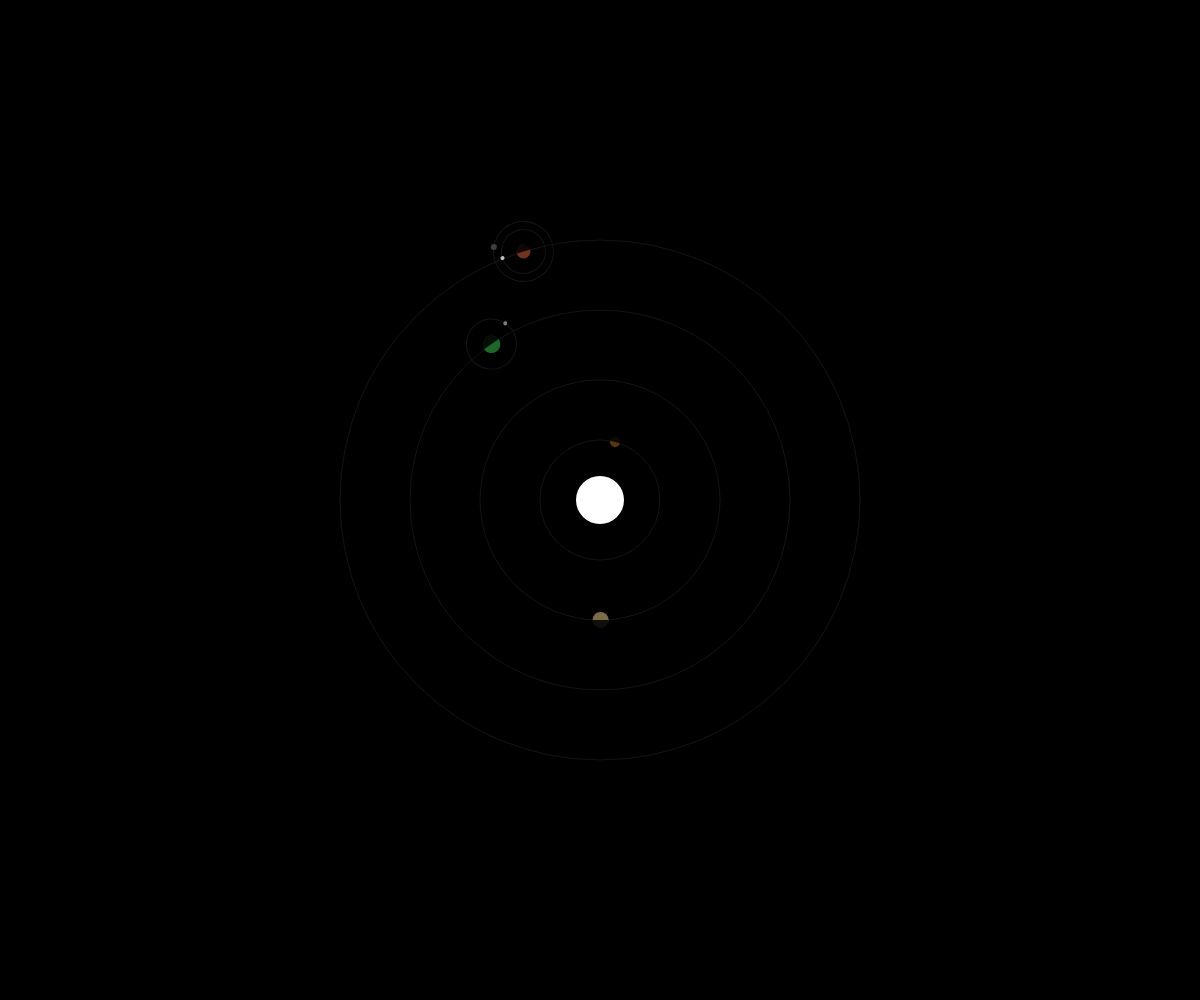
Frame 1 (no input)
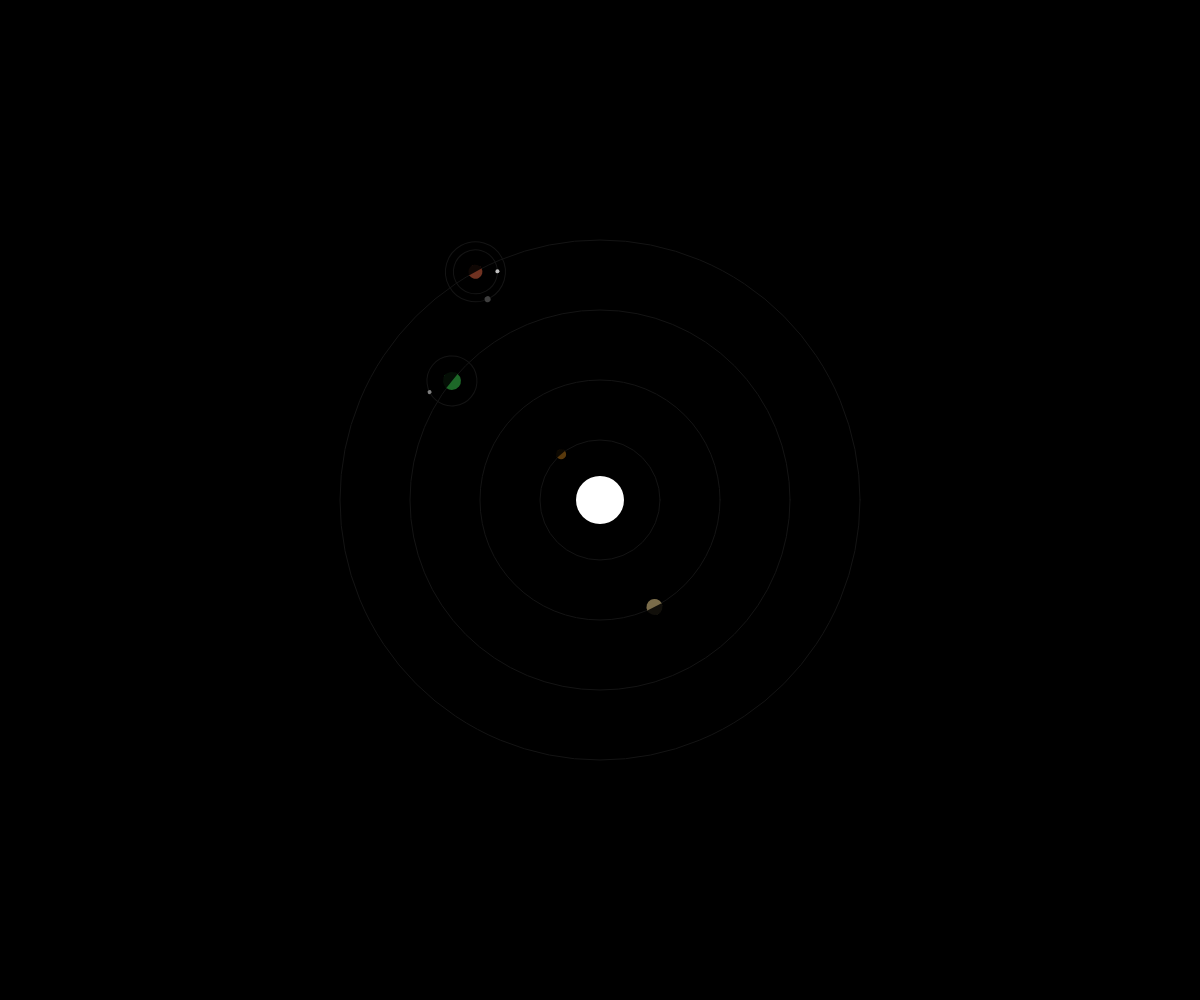
Frame 60 (no input)
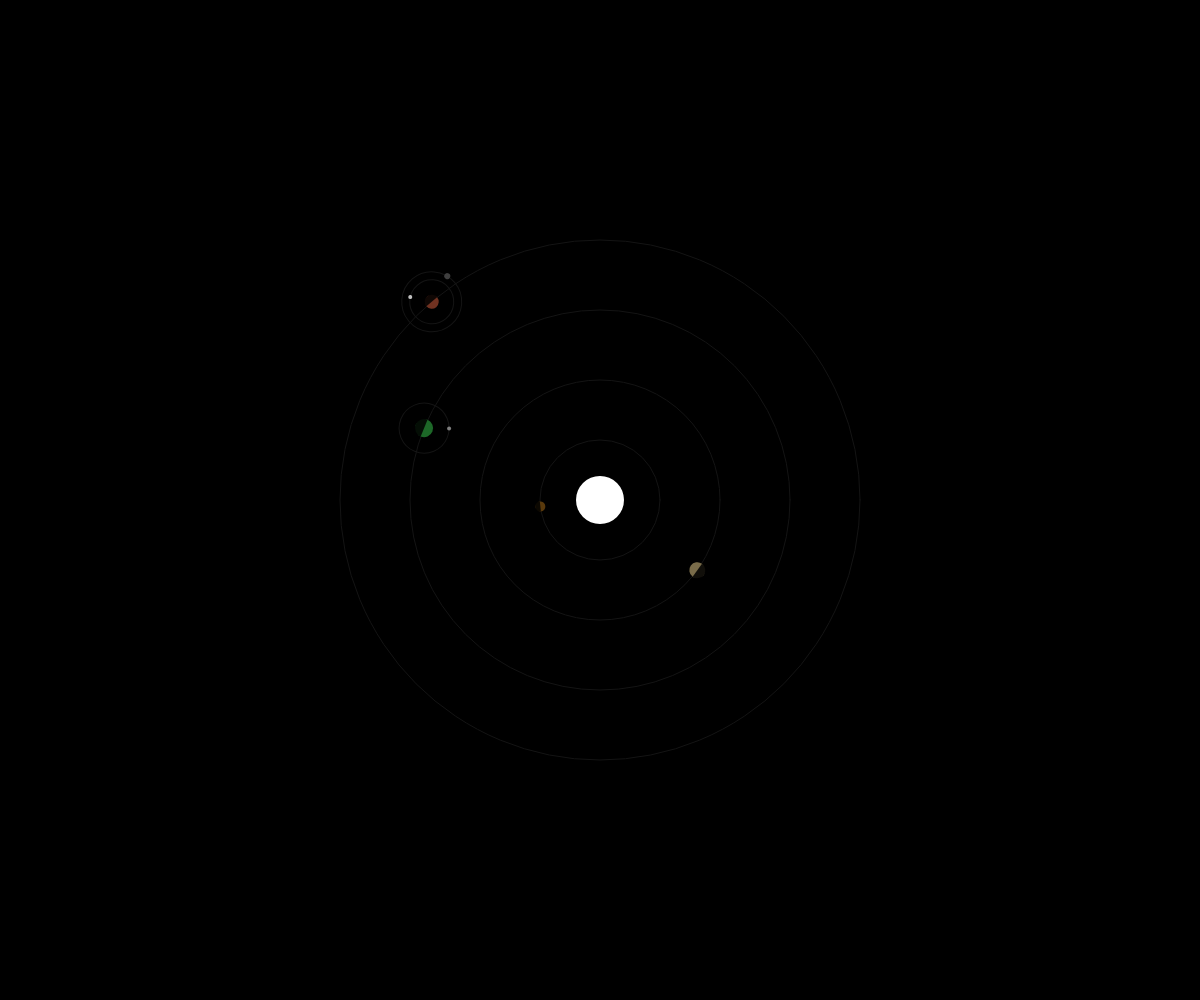
Frame 120 (the mouse pressed at the canvas centre since frame 60)

The p5.js sketch that drew these frames (run headless with seeded random() and noise() and a simulated clock; from frame 60 on, the mouse is pressed at the canvas centre):

// p5.js sketch
// ── sketch.js
let zoom = 1;
let drag;
let prevMouse;

let sun;

function windowResized() {
  resizeCanvas(windowWidth, windowHeight);
}

function setup() {
  drag = createVector(0, 0);
  
  createCanvas(windowWidth, windowHeight);
  
  sun = new Body(24, 0, null, color(255));
  m = new Body(5, 60, sun, color(89, 57, 12));
  v = new Body(8, 120, sun, color(122, 108, 74));
  e = new Body(9, 190, sun, color(29, 104, 40));
  new Body(2, 25, e, color(127));
  r = new Body(7, 260, sun, color(112, 50, 33));
  new Body(2, 22, r, color(191));
  new Body(3, 30, r, color(63));
}

function draw() {
  background(0);
  
  translate(width/2 + drag.x, height/2 + drag.y);
  scale(1 / zoom);

  sun.update();
  sun.draw();
}

function mousePressed() {
  prevMouse = createVector(mouseX, mouseY);
}

function mouseDragged() {
  let mousePos = createVector(mouseX, mouseY);
  drag.add(mousePos.copy().sub(prevMouse));
  prevMouse = mousePos.copy();
  
  return false;
}

function mouseWheel(event) {
  zoom += event.delta * 0.0005;
}

//****************************************
// BODY

function Body(radius, distance, parent, color) {
  this.radius = radius;
  this.distance = distance;
  this.orbitLength = distance * 2 * PI;
  this.angle = random(2 * PI);
  this.color = color;
  this.children = [];
  this.parent = parent;
  if (parent) {
    parent.children.push(this);
  }
}

Body.prototype.update = function() {
  let speed = pow((width - this.distance) / (width), 0.5);
  this.angle += (speed / this.orbitLength) * (2 * PI);
  for (let body of this.children) {
    body.update();
  }
}

Body.prototype.draw = function() {
  push();
  stroke(20);
  noFill();
  ellipse(0, 0, this.distance * 2);
  noStroke();
  fill(this.color);
  rotate(-this.angle);
  translate(this.distance, 0);
  ellipse(0, 0, this.radius * 2);
  if (this.parent === sun) {
    fill(0, 0, 0, 220);
    rect(0, -this.radius, this.radius, this.radius * 2);
  }
  for (let body of this.children) {
    body.draw();
  }
  pop();
}
